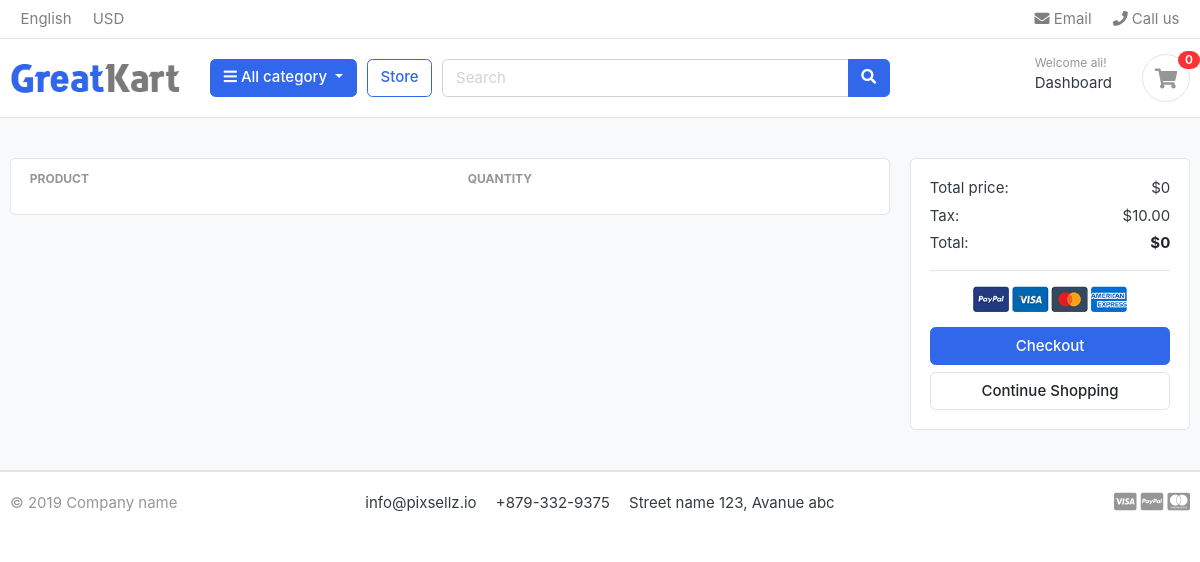
Before: /CartPage (signed in) with the older database file.
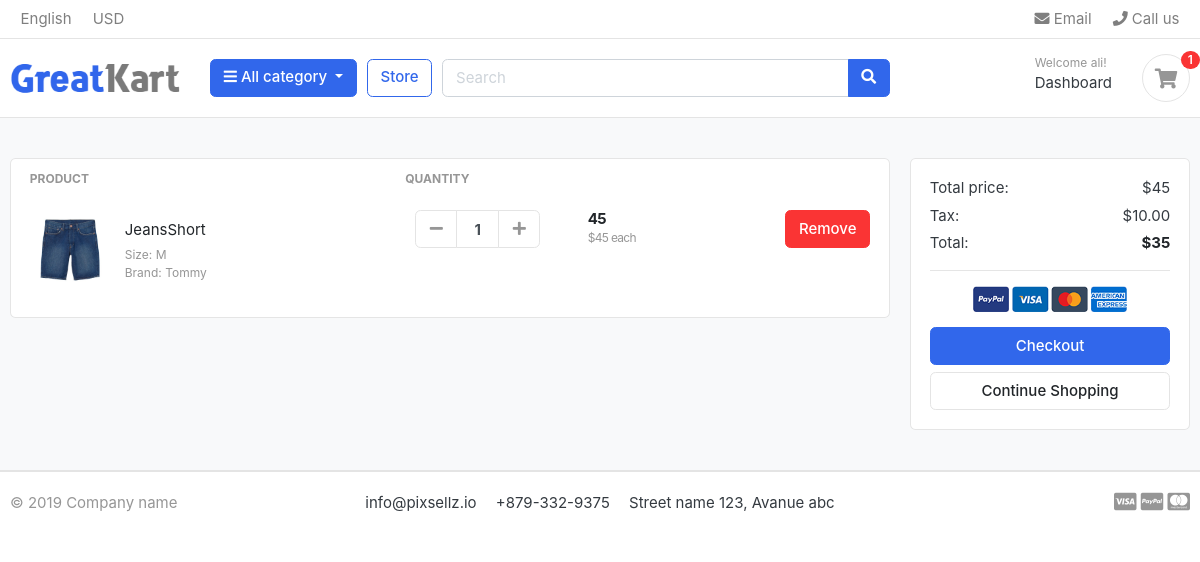
After: the same page with the newer database file.
### Order/models.py (models this page shows, shortened)
class OrderDetail(models.Model):
    orderdetail=models.ForeignKey(Order,on_delete=models.CASCADE)
    productorder=models.ForeignKey(ProductDetail,on_delete=models.CASCADE)
    order_count=models.IntegerField(default=1)
    purchase=models.BooleanField(default=False)
    received=models.BooleanField(default=False)
    @property
    def totalpriceorder(self):
        return self.productorder.Pro_Detail.price*self.order_count

### Product/models.py (models this page shows, shortened)
class ProductDetail(models.Model):
    Pro_Detail=models.ForeignKey(Product,on_delete=models.CASCADE)
    Pro_Cat=models.ForeignKey(Category,on_delete=models.CASCADE)
    Pro_size=models.ForeignKey(Sizes,on_delete=models.CASCADE,null=True,blank=True)
    Pro_color=models.ForeignKey(Colors,on_delete=models.CASCADE,null=True,blank=True)
    objects=ProductDetail_Manger()

class Product(models.Model):
    Rate = [
        ('High', 'High'),
        ('Low', 'Low'),
        ('Affordable', 'Affordable')
    ]
    title=models.CharField(max_length=150)
    image=models.ImageField(upload_to='Photos/Product/',null=True)
    description=models.CharField(max_length=150)
    price=models.IntegerField(default=0,null=True,blank=True)
    rate=models.CharField(choices=Rate,max_length=50,null=True,blank=True)
    brand=models.CharField(max_length=50,default="Tommy")
    objects=ProductMange()

### SizeColor/models.py (models this page shows, shortened)
class Sizes(models.Model):
    SizeRate = [
        ('S', 'S'),
        ('M', 'M'),
        ('XS', 'XS'),
        ('SM', 'SM'),
        ('LG', 'LG'),
        ('XXL', 'XXL')
    ]
    SizeRate=models.CharField(choices=SizeRate,max_length=50)

### Order/views.py (the view)
# urls.py: path('CartPage',CartPage.as_view()),
class CartPage(DetailView):
    template_name = 'Order/CartPage.html'
    def dispatch(self, request, *args, **kwargs):
        userid=self.request.user.id
        if userid is None:
            return redirect("/")
        else:
            return self.get(request)
    def get_object(self, queryset=None):
        userid=self.request.user.id
        selected_account=Account.objects.filter(user_id=userid).first()
        queryset=OrderDetail.objects.filter(orderdetail__UserOder_id=selected_account.id,orderdetail__transaction=False,purchase=False)
        return queryset
    def get_context_data(self, *args,**kwargs):
        context=super(CartPage, self).get_context_data(*args,**kwargs)
        userid = self.request.user.id
        selected_account = Account.objects.filter(user_id=userid).first()
        total_price= OrderDetail.objects.filter(orderdetail__UserOder_id=selected_account.id,orderdetail__transaction=False, purchase=False)
        total__price=[]
        for item in total_price:
            total__price.append(item.totalpriceorder)
        context['totalsum']=sum(total__price)
        print(context['totalsum'])
        print("totalsum")
        if context['totalsum']==0:
            context['total']=0
        else:
            context['total']=context['totalsum']-10
        return context

### Comments/context_processors.py
class CommentForm(ModelForm):
    class Meta:
        model=Comments
        fields=['Description']
        widgets={
            'Description':Textarea()
        }

### Categories/context_processors.py (called while the page is built)
def CategoriesItem(request):
    categories = Category.objects.all().exclude(Parentitem=None).values('ParentCategory')
    category_item = []
    for category in categories:
        for key in category:
            category_item.append(category.get(key))
    return dict(CategoriesItem=set(category_item))

### Comments/context_processors.py (called while the page is built)
def passform(request):
    return dict(commentform=CommentForm())

def pass_all_comments(request):
    return dict(comments=Comments.objects.all())

### DjangoProject/context_processors.py (called while the page is built)
def orderusercount(request):
    userid = request.user.id
    orderscount = OrderDetail.objects.filter(orderdetail__UserOder__user_id=userid,
                                             orderdetail__transaction=False).aggregate(
        userordercount=Count('productorder'))
    return dict(count=orderscount['userordercount'])

### Product/context_processors.py (called while the page is built)
def populare_product(request):
    mostcount=OrderDetail.objects.order_by('order_count')[:3]
    return dict(mostcount=mostcount)

### templates/Order/CartPage.html (shortened to what this page needs)
{% extends 'base.html' %}
{% load static %}
{% block content %}
<section class="section-content padding-y bg">
<div class="container">
<div class="row">
	<aside class="col-lg-9">
<div class="card">
<table class="table table-borderless table-shopping-cart">
<thead class="text-muted">
<tr class="small text-uppercase">
  <th scope="col">Product</th>
  <th scope="col" width="120">Quantity</th>
  <th scope="col" width="120"></th>
  <th scope="col" class="text-right" width="200"> </th>
</tr>
</thead>
<tbody>
{% for itemorder in object %}
<tr>
	<td>
		<figure class="itemside align-items-center">
			<div class="aside"><img src="{{ itemorder.productorder.Pro_Detail.image.url }}" class="img-sm"></div>
			<figcaption class="info">
				<a id="selectedproduct{{ forloop.counter }}" title="{{ itemorder.productorder.id }}" class="title text-dark">{{itemorder.productorder.Pro_Detail.title  }}</a>
				<p class="text-muted small">Size: {{ itemorder.productorder.Pro_size.SizeRate }} <br> Brand: {{ itemorder.productorder.Pro_Detail.brand }}</p>
			</figcaption>
		</figure>
	</td>
	<td>
					<div class="col">
						<div class="input-group input-spinner">
							<div class="input-group-prepend">
							<button onclick="minus_button({{ forloop.counter }},{{itemorder.productorder.id}})" id="minusbotton" class="btn btn-light" type="button" > <i class="fa fa-minus"></i> </button>
							</div>
							<input id="quantity{{ forloop.counter }}" type="text" class="form-control"  value="{{ itemorder.order_count }}">
							<div class="input-group-append">
							<button id="plusbutton" onclick="plusbutton({{ forloop.counter }},{{ itemorder.productorder.id }})" class="btn btn-light"> <i class="fa fa-plus"></i> </button>
							</div>
						</div>
					</div>
	</td>
	<td>
		<div class="price-wrap">
			<var id="price{{ forloop.counter }}" class="price">{{ itemorder.totalpriceorder }}</var>
			<small id="product{{ forloop.counter }}" title="{{ itemorder.productorder.Pro_Detail.price }}" class="text-muted"> ${{ itemorder.productorder.Pro_Detail.price }} each </small>
		</div>
	</td>
	<td class="text-right">
	<button id="RemoveB" onclick="RemoveButton({{ forloop.counter }})" class="btn btn-danger"> Remove</button>
	</td>
</tr>
{% endfor %}
</tbody>
</table>
</div>
	</aside>
	<aside class="col-lg-3">
		<div class="card">
		<div class="card-body">
			<dl class="dlist-align">
			  <dt>Total price:</dt>
			  <dd class="text-right" title="{{ totalsum }}" id="totalsum">${{ totalsum}}</dd>
			</dl>
			<dl class="dlist-align">
			  <dt>Tax:</dt>
			  <dd class="text-right"> $10.00</dd>
			</dl>
			<dl class="dlist-align">
			  <dt>Total:</dt>
			  <dd class="text-right text-dark b"><strong title="{{ total }}" title="{{ total }}" id="mytotal">${{total}}</strong></dd>
			</dl>
			<hr>
			<p class="text-center mb-3">
				<img src="{% static "./images/misc/payments.png" %}" height="26">
			</p>
			<button onclick="checkoutbutton()" class="btn btn-primary btn-block"> Checkout </button>
			<a href="./store.html" class="btn btn-light btn-block">Continue Shopping</a>
		</div>
		</div>
</aside>
</div>
</div>
</section>
{% endblock %}

### templates/base.html
{% load static %}
<!DOCTYPE HTML>
<html lang="en">
{% include 'header/HeaderRef.html' %}
<body>
{% include 'header/Header.html' with categories=categories %}
{% block content %}
{% endblock %}
{% include 'Footer/Footer.html' %}
</body>
</html>

### templates/header/HeaderRef.html (shortened to what this page needs)
{% load static %}
<head>
<link href="{% static "css/bootstrap.css" %}" rel="stylesheet" type="text/css"/>
<link href="{% static "fonts/fontawesome/css/all.min.css" %}" type="text/css" rel="stylesheet">
<link href="{% static "css/ui.css" %}" rel="stylesheet" type="text/css"/>
<link href="{% static "css/responsive.css" %}" rel="stylesheet" media="only screen and (max-width: 1200px)" />
</head>

### templates/header/Header.html (shortened to what this page needs)
{% load static %}
<header class="section-header">
<nav class="navbar p-md-0 navbar-expand-sm navbar-light border-bottom">
<div class="container">
  <div class="collapse navbar-collapse" id="navbarTop4">
    <ul class="navbar-nav mr-auto">
    	<li class="nav-item dropdown">
		 	<a href="#" class="nav-link">   English </a>
		</li>
		<li class="nav-item dropdown">
			<a href="#" class="nav-link"> USD </a>
		</li>
    </ul>
    <ul class="navbar-nav">
		<li><a href="#" class="nav-link"> <i class="fa fa-envelope"></i> Email </a></li>
		<li><a href="#" class="nav-link"> <i class="fa fa-phone"></i> Call us </a></li>
	</ul>
  </div>
</div>
</nav>
<section class="header-main border-bottom">
	<div class="container">
<div class="row align-items-center">
	<div class="col-lg-2 col-md-3 col-6">
		<a href="./" class="brand-wrap">
			<img class="logo" src="{% static "./images/logo.png" %}">
		</a>
	</div>
	<div class="col-lg col-sm col-md col-6 flex-grow-0">
		<div class="category-wrap dropdown d-inline-block float-right">
			<button type="button" class="btn btn-primary dropdown-toggle" data-toggle="dropdown">
				<i class="fa fa-bars"></i> All category
			</button>
		</div>
	</div>
	<a href="/" class="btn btn-outline-primary">Store</a>
	<div class="col-lg  col-md-6 col-sm-12 col">
		<form action="/Search" method="get" class="search">
			<div class="input-group w-100">
			    <input name="q" value="{{ request.get.q}}" type="text" class="form-control" style="width:60%;" placeholder="Search">
			    <div class="input-group-append">
			      <button class="btn btn-primary" type="submit">
			        <i class="fa fa-search"></i>
			      </button>
			    </div>
		    </div>
		</form>
	</div>
	<div class="col-lg-3 col-sm-6 col-8 order-2 order-lg-3">
				<div class="d-flex justify-content-end mb-3 mb-lg-0">
                    {% if user.id %}
					<div class="widget-header">
						<small class="title text-muted">Welcome {{ user }}!</small>
						<div>
							<a href="/DashboardPage"> Dashboard</a>
						</div>
					</div>
                    {% endif %}
					<a href="/CartPage" class="widget-header pl-3 ml-3">
						<div class="icon icon-sm rounded-circle border"><i class="fa fa-shopping-cart"></i></div>
						<span class="badge badge-pill badge-danger notify">{{ count }}</span>
					</a>
				</div>
			</div>
</div>
	</div>
</section>
</header>

### templates/Footer/Footer.html
{% load static %}
<footer class="section-footer border-top">
	<div class="container">
		<section class="footer-bottom border-top row">
			<div class="col-md-2">
				<p class="text-muted"> &copy 2019 Company name </p>
			</div>
			<div class="col-md-8 text-md-center">
				<span  class="px-2">info@pixsellz.io</span>
				<span  class="px-2">+879-332-9375</span>
				<span  class="px-2">Street name 123, Avanue abc</span>
			</div>
			<div class="col-md-2 text-md-right text-muted">
				<i class="fab fa-lg fa-cc-visa"></i>
				<i class="fab fa-lg fa-cc-paypal"></i>
				<i class="fab fa-lg fa-cc-mastercard"></i>
			</div>
		</section>
	</div>
</footer>

### static/css/ui.css (style rules this page uses)
html { font-family: "Inter", sans-serif; font-size: 15px; }
.price-wrap { letter-spacing: -0.7px; }
.icon-xs, .icon-sm, .icon-md, .icon-lg { display: inline-block; text-align: center; flex-shrink: 0; flex-grow: 0; }
.icon-sm { width: 48px; height: 48px; line-height: 48px !important; font-size: 20px; }
.img-xs, .img-sm, .img-md, .img-lg { -o-object-fit: cover; object-fit: cover; flex-shrink: 0; flex-grow: 0; }
.img-sm { width: 80px; height: 80px; }
.padding-y { padding-top: 40px; padding-bottom: 40px; }
var { font-style: normal; }
figure { margin-bottom: 0; }
.bg { background-color: #f8f9fa; }
.b { font-weight: 600; }
p:last-child { margin-bottom: 0; }
.header-main { position: relative; padding-top: 1rem; padding-bottom: 1rem; }
.brand-wrap .logo, .navbar-brand .logo { margin-right: 7px; max-height: 42px; display: inline-block; }
.widget-header { display: inline-block; vertical-align: middle; position: relative; }
.widget-header a { color: #343a40; }
.widget-header i { color: #969696; }
.widget-header .title { display: block; }
.widget-header .notify { position: absolute; top: -3px; right: -10px; }
.footer-bottom { padding-top: 20px; padding-bottom: 20px; }
.btn-light { background-color: #fff; border-color: #e4e4e4; }
.btn-light i { color: #969696; }
.itemside { position: relative; display: flex; width: 100%; }
.itemside .aside { position: relative; flex-shrink: 0; }
.itemside .info { padding-left: 15px; padding-right: 7px; }
.itemside p { margin-bottom: 0; }
.itemside .title { display: block; margin-bottom: 5px; color: #212529; }
[class*=dlist-] { margin-bottom: 5px; }
[class*=dlist-] dd { margin-bottom: 0; }
.dlist-align { display: flex; }
.dlist-align dt { width: 150px; word-wrap: break-word; font-weight: normal; }
.dlist-align dd { flex-grow: 1; }
.notify { position: absolute; top: -4px; right: -10px; display: inline-block; padding: 0.25em 0.6em; font-size: 12px; line-height: 1; text-align: center; border-radius: 3rem; color: #fff; background-color: #fa3434; }
.price { font-weight: 600; color: #212529; }
.input-spinner { width: 125px; flex-wrap: nowrap; display: inline-flex; vertical-align: middle; }
.input-spinner input.form-control { text-align: center; max-width: 46px; font-weight: bold; flex-basis: 46px; border-color: #e4e4e4; flex-grow: 0; }
.input-spinner .btn { width: 42px; text-align: center; padding-left: 0.5rem; padding-right: 0.5rem; }
.table-shopping-cart.table td, .table-shopping-cart.table th { padding-left: 1.25rem; padding-right: 1.25rem; }
.table-shopping-cart .price-wrap { line-height: 1.2; }
.table-shopping-cart .price { font-weight: bold; margin-right: 5px; display: block; }

Changed rows visible on the page:
added OrderDetail: productorder.Pro_Detail.image (picture), productorder.Pro_Detail "JeansShort", productorder.Pro_size.SizeRate "M", productorder.Pro_Detail.brand "Tommy", order_count "1", totalpriceorder "45", productorder.Pro_Detail.price "45"
Other visible differences:
{{ count }}: "0" → "1"
{{ totalsum }}: "0" → "45"
{{ total }}: "0" → "35"
